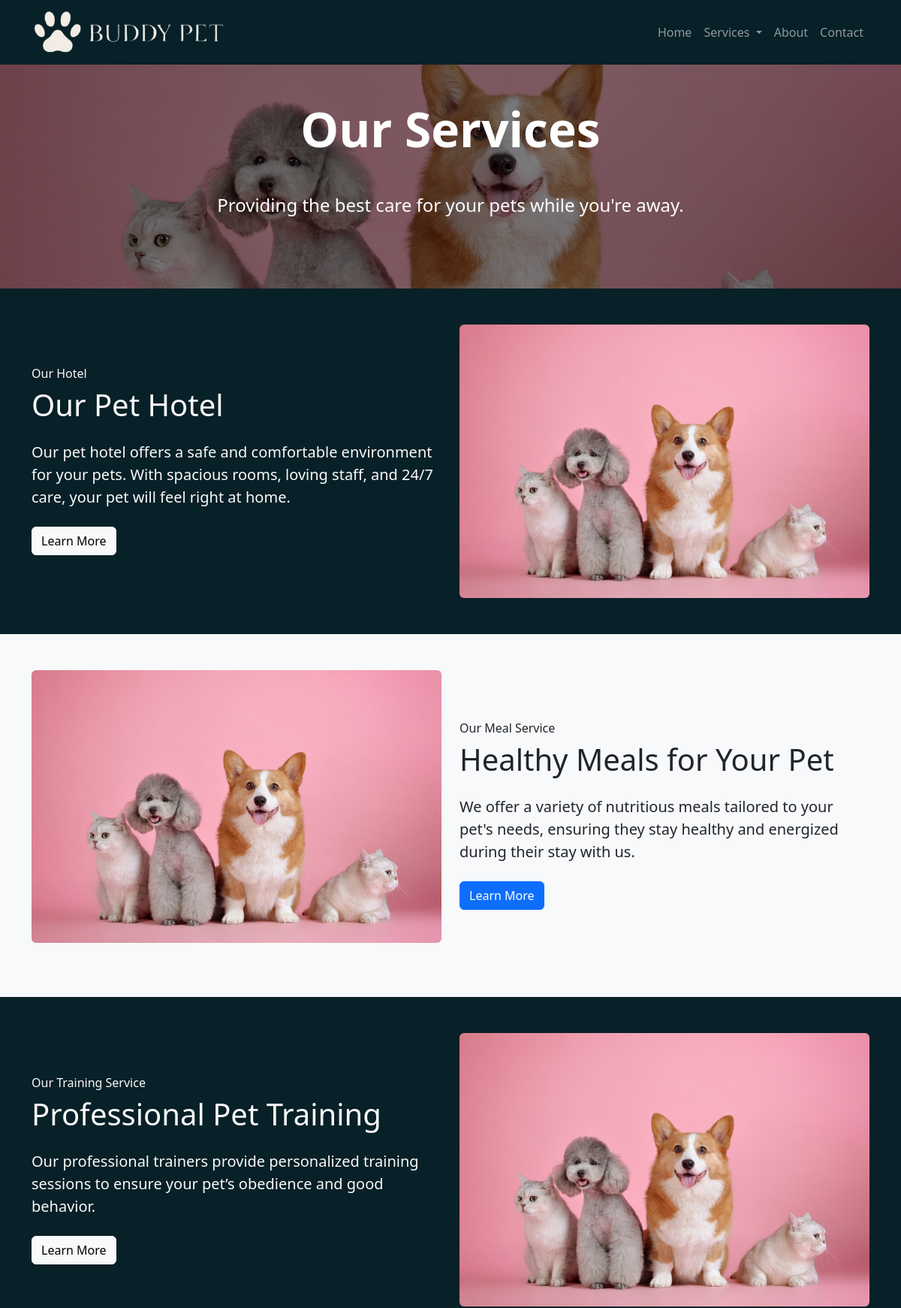
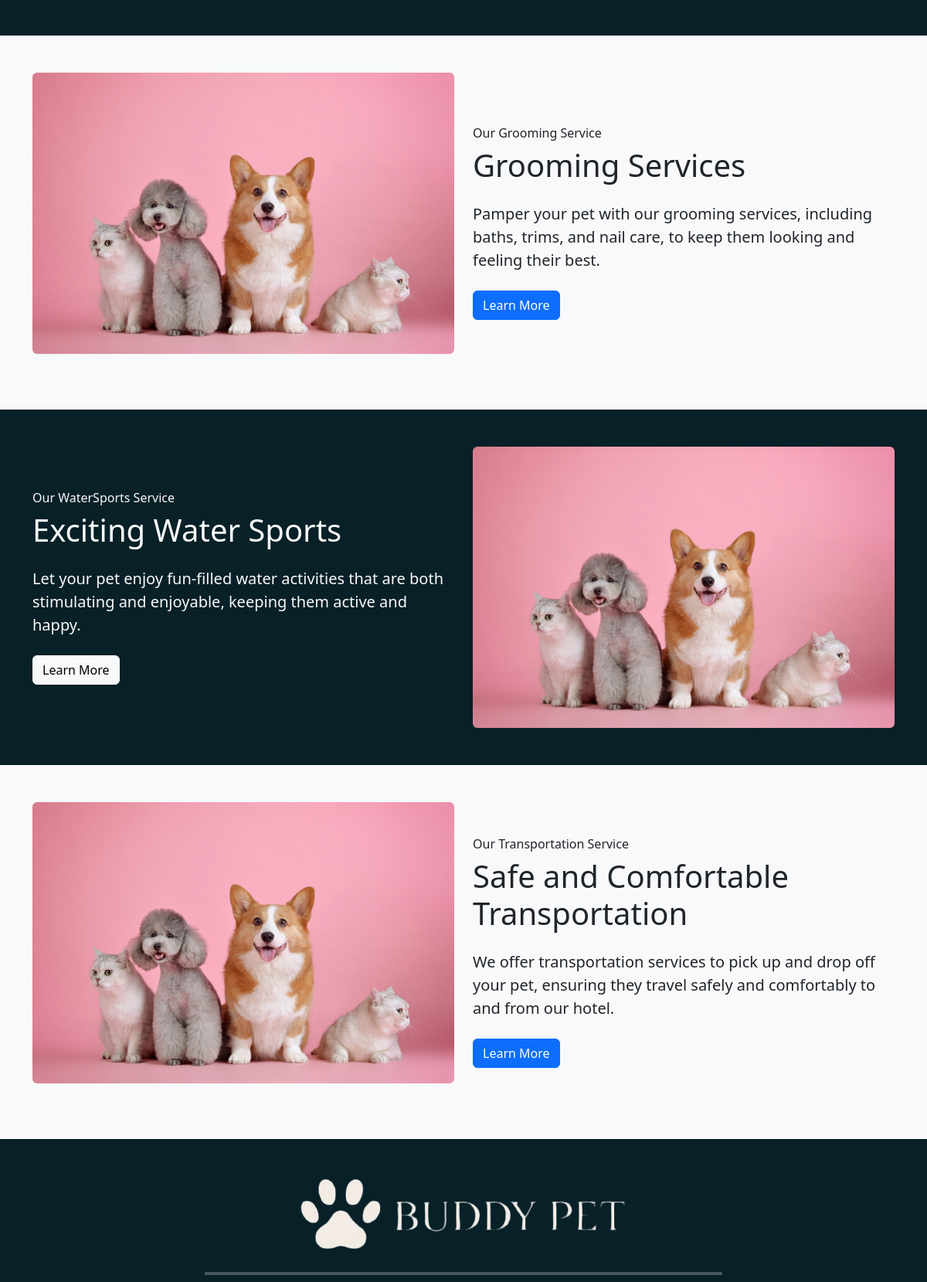
Page /services/ (upper part) on the committed database (2 pictures, top to bottom).
### branding/models.py (models this page shows, shortened)
class Branding(models.Model):
    company_name = models.CharField(max_length=255, default="Your Company Name",
                                    help_text="Enter the full name of the company.")
    company_email = models.EmailField(default="contact@company.com",
                                      help_text="Enter the official company email address.")
    company_phone = models.CharField(max_length=20, default="+1-555-000-0000",
                                     help_text="Enter the company’s contact number (e.g., +1-555-000-0000).")
    company_address = models.TextField(default="123 Street Name, City, Country, ZIP",
                                       help_text="Enter the full address of the company, including city and ZIP code.")
    logo = models.ImageField(upload_to="branding/", default="default/default_logo.png",
                             help_text="Upload the website logo.")
    favicon = models.ImageField(upload_to="branding/", default="default/default_icon.ico",
                                help_text="Upload the favicon (ICO or PNG).")
    video = models.FileField(upload_to="branding/videos/", default="default/default_video.mp4", blank=True, null=True,
                             help_text="Upload a promotional or branding video file.")
    meta_keywords = models.CharField(max_length=255, blank=True,
                                     default="generic, branding, business, website, company",
                                     help_text="Enter meta keywords for SEO (comma-separated).")
    meta_description = models.TextField(blank=True, default="Enter a meta description for SEO.",
                                        help_text="Enter a meta description for SEO.")
    twitter_link = models.URLField(blank=True, default="https://twitter.com/yourcompany",
                                   help_text="Link to your Twitter profile.")
    facebook_link = models.URLField(blank=True, default="https://facebook.com/yourcompany",
                                    help_text="Link to your Facebook page.")
    instagram_link = models.URLField(blank=True, default="https://instagram.com/yourcompany",
                                     help_text="Link to your Instagram profile.")
    class Meta:
        verbose_name = "Branding"
        verbose_name_plural = "Branding"

### hotel/models.py (models this page shows, shortened)
class ServicePage(models.Model):
    DEFAULT_IMAGE = 'default/placeholder.jpg'
    hero_title = models.CharField(max_length=200, default="Our Services")
    hero_subheading = models.CharField(max_length=300, default="Providing the best care for your pets while you're away.")
    hero_image = models.ImageField(upload_to='services/', blank=True, null=True, default=DEFAULT_IMAGE)
    our_hotel_title = models.CharField(max_length=200, default="Our Pet Hotel")
    our_hotel_subheading = models.TextField(default="Our pet hotel offers a safe and comfortable environment for your pets. With spacious rooms, loving staff, and 24/7 care, your pet will feel right at home.")
    our_hotel_image = models.ImageField(upload_to='services/', blank=True, null=True, default=DEFAULT_IMAGE)
    our_meal_title = models.CharField(max_length=200, default="Healthy Meals for Your Pet")
    our_meal_subheading = models.TextField(default="We offer a variety of nutritious meals tailored to your pet's needs, ensuring they stay healthy and energized during their stay with us.")
    our_meal_image = models.ImageField(upload_to='services/', blank=True, null=True, default=DEFAULT_IMAGE)
    our_training_title = models.CharField(max_length=200, default="Professional Pet Training")
    our_training_subheading = models.TextField(default="Our professional trainers provide personalized training sessions to ensure your pet’s obedience and good behavior.")
    our_training_image = models.ImageField(upload_to='services/', blank=True, null=True, default=DEFAULT_IMAGE)
    our_grooming_title = models.CharField(max_length=200, default="Grooming Services")
    our_grooming_subheading = models.TextField(default="Pamper your pet with our grooming services, including baths, trims, and nail care, to keep them looking and feeling their best.")
    our_grooming_image = models.ImageField(upload_to='services/', blank=True, null=True, default=DEFAULT_IMAGE)
    our_watersports_title = models.CharField(max_length=200, default="Exciting Water Sports")
    our_watersports_subheading = models.TextField(default="Let your pet enjoy fun-filled water activities that are both stimulating and enjoyable, keeping them active and happy.")
    our_watersports_image = models.ImageField(upload_to='services/', blank=True, null=True, default=DEFAULT_IMAGE)
    our_transportation_title = models.CharField(max_length=200, default="Safe and Comfortable Transportation")
    our_transportation_subheading = models.TextField(default="We offer transportation services to pick up and drop off your pet, ensuring they travel safely and comfortably to and from our hotel.")
    our_transportation_image = models.ImageField(upload_to='services/', blank=True, null=True, default=DEFAULT_IMAGE)
    class Meta:
        verbose_name = "All Services Page Content"
        verbose_name_plural = "All Services Page Content"

### hotel/views.py (the view)
# urls.py: path('services/', ServicesView.as_view(), name='services'),
class ServicesView(TemplateView):
    template_name = 'services.html'
    def get_context_data(self, **kwargs):
        context = {
            "branding": Branding.objects.first(),
            "home": HomePage.objects.first(),
            "service": ServicePage.objects.first(),
        }
        return context

### hotel/templates/services.html (shortened to what this page needs)
{% extends "base.html" %}
    {% block extra_head %}
    {% load static %}
    <link rel="stylesheet" type="text/css" href="{% static 'home.css' %}">
    <link rel="stylesheet" type="text/css" href="{% static 'base.css' %}">
    {% endblock %}
{% block content %}
<body class="bg-light">
    <section class="hero-section pb-5 bg-primary text-white text-center d-flex justify-content-center align-items-center" style="background-image: url('{{ service.hero_image.url }}'); background-size: cover; background-position: center; position: relative;">
        <div class="overlay d-flex justify-content-center align-items-center" style="position: absolute; top: 0; left: 0; width: 100%; height: 100%; background-color: rgba(0, 0, 0, 0.5); z-index: 1;"></div>
        <div class="container text-center" style="position: relative; z-index: 2;">
            <div class="row justify-content-center">
                <div class="col-lg-8 col-md-10">
                    <h1 class="display-3 display-sm-1 fw-bold text-center text-shadow-lg my-5">{{ service.hero_title }}</h1>
                    <h4 class="mb-5">{{ service.hero_subheading }}</h4>
                </div>
            </div>
        </div>
    </section>
    <section id="our-hotel" class="service-section py-5 text-light" style="background-color: #082027;">
        <div class="container">
            <div class="row align-items-center">
                <div class="col-md-6">
                    <h6>Our Hotel</h6>
                    <h2 class="display-6 font-weight-bold mb-4">{{ service.our_hotel_title }}</h2>
                    <p class="lead mb-4">{{ service.our_hotel_subheading }}</p>
                    <a href="{% url 'hotel' %}" class="btn btn-light">Learn More</a>
                </div>
                <div class="col-md-6">
                    <img src="{{ service.our_hotel_image.url }}" alt="Our Hotel" class="img-fluid rounded w-100">
                </div>
            </div>
        </div>
    </section>
    <section id="our-meal" class="bg-light our-meal-section py-5 text-dark">
        <div class="container">
            <div class="row align-items-center">
                <div class="col-md-6 order-md-1">
                    <img src="{{ service.our_meal_image.url }}" alt="Our Meal" class="img-fluid rounded w-100 mb-4">
                </div>
                <div class="col-md-6 order-md-2">
                    <h6>Our Meal Service</h6>
                    <h2 class="display-6 font-weight-bold mb-4">{{service.our_meal_title}}</h2>
                    <p class="lead mb-4">{{service.our_meal_subheading}}</p>
                    <a href="{% url 'training' %}" class="btn btn-primary">Learn More</a>
                </div>
            </div>
        </div>
    </section>
    <section id="our-training" class="service-section py-5 text-light" style="background-color: #082027;">
        <div class="container">
            <div class="row align-items-center">
                <div class="col-md-6">
                    <h6>Our Training Service</h6>
                    <h2 class="display-6 font-weight-bold mb-4">{{ service.our_training_title }}</h2>
                    <p class="lead mb-4">{{ service.our_training_subheading }}</p>
                    <a href="{% url 'training' %}" class="btn btn-light">Learn More</a>
                </div>
                <div class="col-md-6">
                    <img src="{{ service.our_training_image.url }}" alt="Our Training" class="img-fluid rounded w-100">
                </div>
            </div>
        </div>
    </section>
    <section id="our-grooming" class="bg-light our-grooming-section py-5 text-dark">
        <div class="container">
            <div class="row align-items-center">
                <div class="col-md-6 order-md-1">
                    <img src="{{ service.our_grooming_image.url }}" alt="Our Grooming" class="img-fluid rounded w-100 mb-4">
                </div>
                <div class="col-md-6 order-md-2">
                    <h6>Our Grooming Service</h6>
                    <h2 class="display-6 font-weight-bold mb-4">{{service.our_grooming_title}}</h2>
                    <p class="lead mb-4">{{service.our_grooming_subheading}}</p>
                    <a href="{% url 'hotel' %}" class="btn btn-primary">Learn More</a>
                </div>
            </div>
        </div>
    </section>
    <section id="our-watersports" class="service-section py-5 text-light" style="background-color: #082027;">
        <div class="container">
            <div class="row align-items-center">
                <div class="col-md-6">
                    <h6>Our WaterSports Service</h6>
                    <h2 class="display-6 font-weight-bold mb-4">{{ service.our_watersports_title }}</h2>
                    <p class="lead mb-4">{{ service.our_watersports_subheading }}</p>
                    <a href="{% url 'water_sports' %}" class="btn btn-light">Learn More</a>
                </div>
                <div class="col-md-6">
                    <img src="{{ service.our_watersports_image.url }}" alt="Our WaterSports" class="img-fluid rounded w-100">
                </div>
            </div>
        </div>
    </section>
    <section id="our-transportation" class="bg-light our-transportation-section py-5 text-dark">
        <div class="container">
            <div class="row align-items-center">
                <div class="col-md-6 order-md-1">
                    <img src="{{ service.our_transportation_image.url }}" alt="Our Transportation" class="img-fluid rounded w-100 mb-4">
                </div>
                <div class="col-md-6 order-md-2">
                    <h6>Our Transportation Service</h6>
                    <h2 class="display-6 font-weight-bold mb-4">{{service.our_transportation_title}}</h2>
                    <p class="lead mb-4">{{service.our_transportation_subheading}}</p>
                    <a href="{% url 'transportation' %}" class="btn btn-primary">Learn More</a>
                </div>
            </div>
        </div>
    </section>
</body>
{% endblock %}

### home/templates/base.html (shortened to what this page needs)
<!DOCTYPE html>
<html lang="en">
<head>
    {% load static %}
    <link rel="stylesheet" type="text/css" href="{% static 'base.css' %}">
    <link href="https://cdn.jsdelivr.net/npm/bootstrap@5.3.2/dist/css/bootstrap.min.css" rel="stylesheet">
    <link rel="stylesheet" href="https://cdn.jsdelivr.net/npm/bootstrap-icons/font/bootstrap-icons.css">
    {% block extra_head %}{% endblock %}
</head>
<body class="bg-light">
    <nav class="navbar navbar-expand-lg navbar-dark" style="background-color: #082027; z-index: 1000;">
        <div class="container">
            <a class="navbar-brand" href="/">
                <img src="{{ branding.logo.url }}" alt="{{ branding.company_name }}" class="img-fluid" style="max-height: 60px;">
            </a>
            <div class="collapse navbar-collapse" id="navbarNav">
                <ul class="navbar-nav ms-auto">
                    <li class="nav-item"><a class="nav-link" href="/">Home</a></li>
                    <li class="nav-item dropdown">
                        <a class="nav-link dropdown-toggle" id="navbarDropdown" role="button" data-bs-toggle="dropdown" aria-expanded="false" href="{% url 'services' %}">
                            Services
                        </a>
                    </li>
                    <li class="nav-item"><a class="nav-link" href="{% url 'about_us' %}">About</a></li>
                    <li class="nav-item"><a class="nav-link" href="{% url 'contact' %}">Contact</a></li>
                </ul>
            </div>
        </div>
    </nav>
    {% block content %} {% endblock %}
    <footer class="text-light py-5 pt-5" style="background-color: #082027;">
        <div class="container">
            <div class="row justify-content-center text-center">
                <div class="col-12 text-center mb-4">
                    <img src="{{ branding.logo.url }}" alt="{{ branding.company_name }}" class="img-fluid" style="max-height: 100px;">
                </div>
                <div class="col-12 text-center text-light mb-4">
                    <hr class="border-bottom border-2 border-white" style="width: 60%; margin: 0 auto;">
                </div>
            </div>
        </div>
    </footer>
</body>
</html>

### rows in the picture
Branding: logo (placeholder picture)
ServicePage: hero_image (placeholder picture), hero_title "Our Services", hero_subheading "Providing the best care for your pets while you're away.", our_hotel_title "Our Pet Hotel", our_hotel_subheading "Our pet hotel offers a safe and comfortable environment for your pets. With spacious rooms, loving staff, and 24/7 care, your pet will feel right at home.", our_hotel_image (placeholder picture), our_meal_image (placeholder picture), our_meal_title "Healthy Meals for Your Pet", our_meal_subheading "We offer a variety of nutritious meals tailored to your pet's needs, ensuring they stay healthy and energized during their stay with us.", our_training_title "Professional Pet Training", our_training_subheading "Our professional trainers provide personalized training sessions to ensure your pet’s obedience and good behavior.", our_training_image (placeholder picture), our_grooming_image (placeholder picture), our_grooming_title "Grooming Services", our_grooming_subheading "Pamper your pet with our grooming services, including baths, trims, and nail care, to keep them looking and feeling their best.", our_watersports_title "Exciting Water Sports", our_watersports_subheading "Let your pet enjoy fun-filled water activities that are both stimulating and enjoyable, keeping them active and happy.", our_watersports_image (placeholder picture), our_transportation_image (placeholder picture), our_transportation_title "Safe and Comfortable Transportation", our_transportation_subheading "We offer transportation services to pick up and drop off your pet, ensuring they travel safely and comfortably to and from our hotel."
